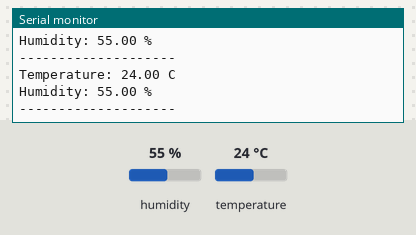
A sketch run on a simulated Arduino Uno, built with avr-gcc and run on an emulated ATmega328P. On the bench: the last lines printed to the serial monitor. The inputs (shaded band) are chosen by the test bench; at power-on: humidity 55 %, temperature 24 °C.

Above: at 2.8 s.
2.9 s: humidity set to 22 %
At 5.1 s:
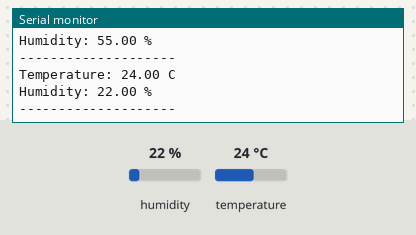
5.6 s: temperature set to 12 °C
At 7.5 s:
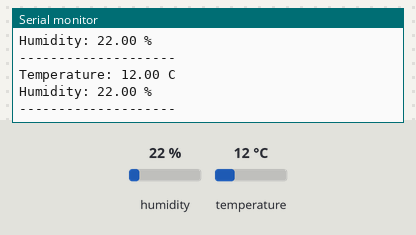
8.3 s: humidity set to 40 %
At 11.2 s:
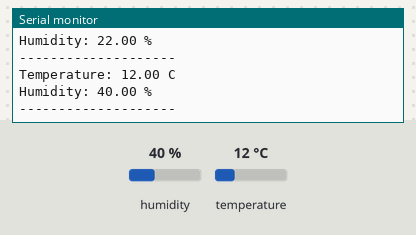
Timing chart, 0 to 12.7 s (numbered marks = the images above; inputs shaded):
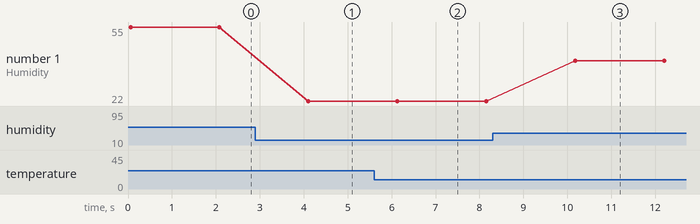

The sketch:

Task3.ino
```cpp
#include <DHT.h>

#define DHTPIN 2
#define DHTTYPE DHT11

DHT dht(DHTPIN, DHTTYPE);

void setup() {
  Serial.begin(9600);
  dht.begin();

  Serial.println("Temperature & Humidity Monitoring");
}

void loop() {
  float humidity = dht.readHumidity();
  float temperature = dht.readTemperature();

  if (isnan(humidity) || isnan(temperature)) {
    Serial.println("Sensor error!");
    delay(2000);
    return;
  }

  Serial.print("Temperature: ");
  Serial.print(temperature);
  Serial.println(" C");

  Serial.print("Humidity: ");
  Serial.print(humidity);
  Serial.println(" %");

  Serial.println("--------------------");

  delay(2000);
}
```

Measured:
- after the input at 2.9 s, the serial monitor: prints a new line after 1.2 s (image 1)
- after the input at 5.6 s, the serial monitor: prints a new line after 0.51 s (image 2)
- after the input at 8.3 s, the serial monitor: prints a new line after 1.9 s (image 3)
- plotted number 1: 55 → 22 after the input at 2.9 s, 22 → 40 after the input at 8.3 s
